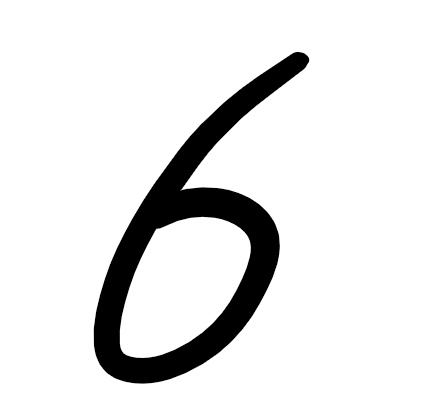
%> input picture test/6-1.jpg, 424 x 412 px
$ octave Recog_for_steps.m   (GNU Octave 9; MATLAB toolbox functions it lacks are replaced by stand-ins)
%> lines starting %> are read from the running program, lines starting %| are printed output that depends on the picture; in (x1, y1, x2, y2) boxes, pixels count from 0 and x2, y2 are one past the last pixel; in counts of white or black regions, pixels touching at a corner belong together; the program's own positions count from 1

%% Pre-processing
close all;
clear all;

test_img = not(im2bw(imread('D:\Code_github\SIFT_handwritten_digits_recognition\test/6-1.jpg')));
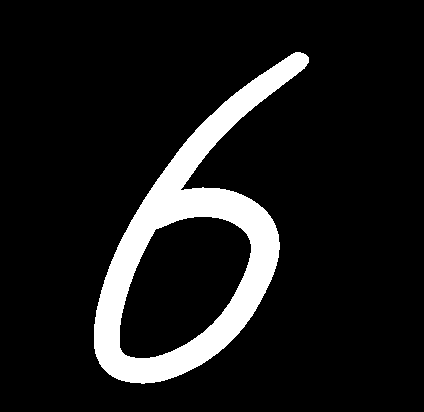
%> test_img: size 412x424 logical; 10.6% white; 1 white region, box (x1, y1, x2, y2) and area: (94, 52, 309, 384) 18603
ref_img = not(im2bw(imread('D:\Code_github\SIFT_handwritten_digits_recognition\test/6-2.jpg')));
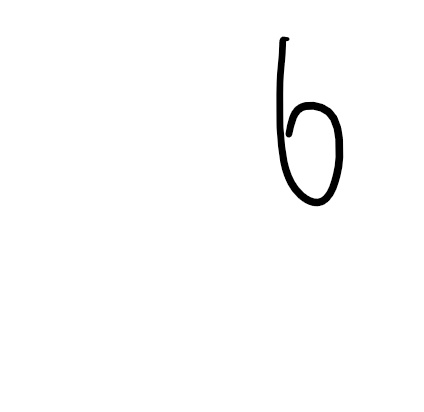
%> input picture test/6-2.jpg, 424 x 412 px
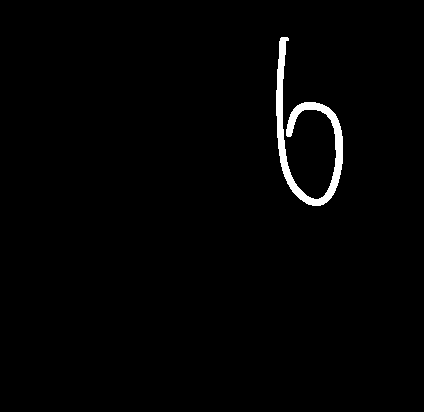
%> ref_img: size 412x424 logical; 1.4% white; 1 white region, box (x1, y1, x2, y2) and area: (276, 37, 343, 206) 2483
test_img = single(255.*test_img);
ref_img = single(255.*ref_img);
figure
subplot(1,2,1)
imshow(test_img)
title('Original test image')
subplot(1,2,2)
imshow(ref_img)
title('Reference image')
%% SIFT features
%> (the run ends here)
